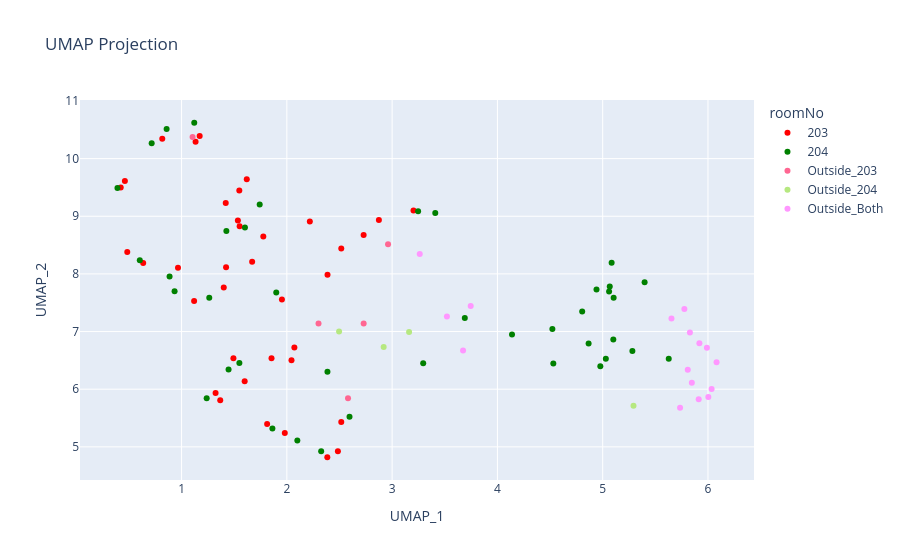
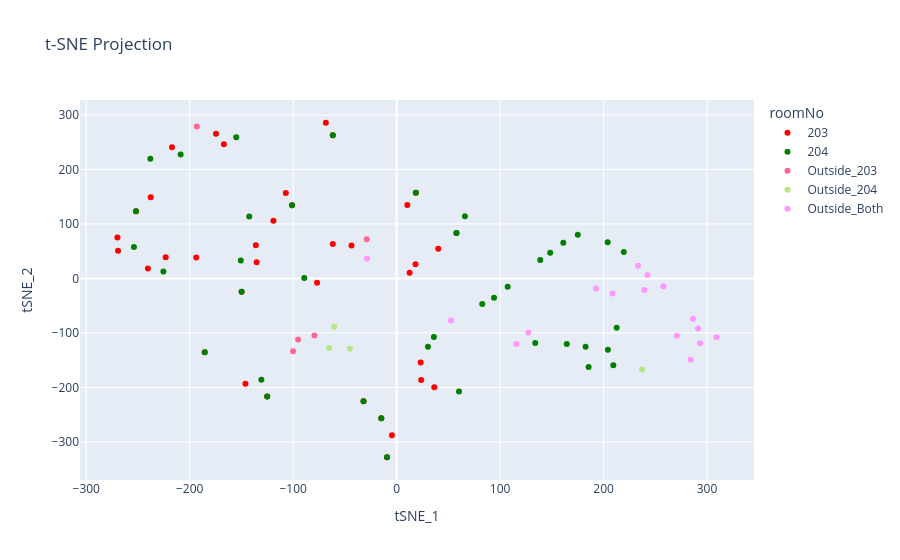

Notebook cell for these charts, in order:
### Code cell
import plotly.express as px
import pandas as pd
from sklearn.preprocessing import StandardScaler
from sklearn.manifold import TSNE
from umap import UMAP

# Load data
data = pd.read_csv(folder + "matrix.csv")

# Extract features (columns starting from the 3rd)
features = data.iloc[:, 2:].values

# Normalize features
scaler = StandardScaler()
features_scaled = scaler.fit_transform(features)

# Generate UMAP embeddings
umap_reducer = UMAP(random_state=42)
umap_embedding = umap_reducer.fit_transform(features_scaled)

# Generate t-SNE embeddings
tsne = TSNE(n_components=2, random_state=42, perplexity=5)
tsne_embedding = tsne.fit_transform(features_scaled)

# Add embeddings to the dataframe
data["UMAP_1"] = umap_embedding[:, 0]
data["UMAP_2"] = umap_embedding[:, 1]
data["tSNE_1"] = tsne_embedding[:, 0]
data["tSNE_2"] = tsne_embedding[:, 1]

# Plot UMAP with Plotly
fig_umap = px.scatter(
    data,
    x="UMAP_1",
    y="UMAP_2",
    color="roomNo",
    hover_data=data.columns[0],  # Display additional info on hover
    title="UMAP Projection",
    color_discrete_map={
        '203': 'red',
        '204': 'green',
        'Outside': 'blue',
        '203unk': 'yellow',
        '204unk': 'purple',
        '205unk': 'black'
    }
)

fig_umap.show()

# Plot t-SNE with Plotly
fig_tsne = px.scatter(
    data,
    x="tSNE_1",
    y="tSNE_2",
    color="roomNo",
    hover_data=data.columns[0],  # Display additional info on hover
    title="t-SNE Projection",
    color_discrete_map={
        '203': 'red',
        '204': 'green',
        'Outside': 'blue',
        '203unk': 'yellow',
        '204unk': 'purple',
        '205unk': 'black'
    }
)

fig_tsne.show()

### Figure 1 — Plotly figure (JSON) as saved in the notebook; plotly's stock layout.template omitted (floating-point values rounded to 4 significant figures)
{"data": [{"customdata": [[1], [2], [3], [4], [5], [6], [7], [8], [9], [10], [11], [12], [13], [14], [15], [16], [17], [18], [19], [20], [21], [22], [23], [24], [25], [26], [27], [28], [29], [30], [31], [32], [33], [34], [35], [36], [37]], "hovertemplate": "roomNo=203<br>UMAP_1=%{x}<br>UMAP_2=%{y}<br>entryId=%{customdata[0]}<extra></extra>", "legendgroup": "203", "marker": {"color": "red", "symbol": "circle"}, "mode": "markers", "name": "203", "orientation": "v", "showlegend": true, "type": "scatter", "x": [1.552, 2.729, 1.323, 2.044, 1.133, 2.218, 0.9659, 2.517, 1.619, 2.874, 2.485, 2.071, 1.854, 0.6354, 1.423, 2.386, 1.419, 2.384, 0.4841, 1.548, 1.492, 0.4219, 1.953, 2.517, 1.119, 1.599, 1.367, 1.813, 0.8168, 1.981, 1.535, 1.776, 1.401, 1.172, 3.203, 1.67, 0.4615], "xaxis": "x", "y": [8.824, 8.677, 5.932, 6.504, 10.29, 8.909, 8.106, 8.44, 9.641, 8.937, 4.925, 6.723, 6.536, 8.19, 8.115, 7.985, 9.229, 4.82, 8.378, 9.445, 6.536, 9.498, 7.557, 5.43, 7.53, 6.14, 5.81, 5.397, 10.34, 5.238, 8.926, 8.648, 7.764, 10.39, 9.101, 8.213, 9.612], "yaxis": "y"}, {"customdata": [[38], [39], [40], [41], [42], [43], [44], [45], [46], [47], [48], [49], [50], [51], [52], [53], [54], [55], [56], [57], [58], [59], [60], [61], [62], [63], [64], [65], [66], [67], [68], [69], [70], [71], [72], [73], [74], [75], [76], [77]], "hovertemplate": "roomNo=204<br>UMAP_1=%{x}<br>UMAP_2=%{y}<br>entryId=%{customdata[0]}<extra></extra>", "legendgroup": "204", "marker": {"color": "green", "symbol": "circle"}, "mode": "markers", "name": "204", "orientation": "v", "showlegend": true, "type": "scatter", "x": [3.295, 5.101, 4.978, 4.805, 4.866, 5.398, 0.716, 5.282, 5.085, 4.522, 5.061, 4.139, 0.8861, 4.531, 3.41, 2.386, 4.941, 5.03, 5.627, 3.69, 5.104, 2.326, 0.6032, 1.742, 1.549, 0.3909, 1.899, 2.595, 0.9336, 1.446, 1.238, 1.863, 0.8579, 2.1, 1.602, 1.425, 1.263, 1.12, 3.247, 5.067], "xaxis": "x", "y": [6.45, 6.864, 6.4, 7.349, 6.793, 7.856, 10.27, 6.664, 8.193, 7.043, 7.697, 6.951, 7.955, 6.446, 9.055, 6.303, 7.729, 6.529, 6.53, 7.234, 7.586, 4.926, 8.238, 9.205, 6.453, 9.49, 7.677, 5.52, 7.699, 6.342, 5.844, 5.317, 10.51, 5.112, 8.806, 8.742, 7.586, 10.62, 9.086, 7.782], "yaxis": "y"}, {"customdata": [[78], [79], [80], [81], [82]], "hovertemplate": "roomNo=Outside_203<br>UMAP_1=%{x}<br>UMAP_2=%{y}<br>entryId=%{customdata[0]}<extra></extra>", "legendgroup": "Outside_203", "marker": {"color": "#FF6692", "symbol": "circle"}, "mode": "markers", "name": "Outside_203", "orientation": "v", "showlegend": true, "type": "scatter", "x": [2.961, 1.105, 2.581, 2.73, 2.301], "xaxis": "x", "y": [8.516, 10.37, 5.845, 7.142, 7.139], "yaxis": "y"}, {"customdata": [[83], [84], [85], [86]], "hovertemplate": "roomNo=Outside_204<br>UMAP_1=%{x}<br>UMAP_2=%{y}<br>entryId=%{customdata[0]}<extra></extra>", "legendgroup": "Outside_204", "marker": {"color": "#B6E880", "symbol": "circle"}, "mode": "markers", "name": "Outside_204", "orientation": "v", "showlegend": true, "type": "scatter", "x": [5.293, 3.161, 2.496, 2.92], "xaxis": "x", "y": [5.713, 6.99, 7.001, 6.732], "yaxis": "y"}, {"customdata": [[87], [88], [89], [90], [91], [92], [93], [94], [95], [96], [97], [98], [99], [100], [101], [102]], "hovertemplate": "roomNo=Outside_Both<br>UMAP_1=%{x}<br>UMAP_2=%{y}<br>entryId=%{customdata[0]}<extra></extra>", "legendgroup": "Outside_Both", "marker": {"color": "#FF97FF", "symbol": "circle"}, "mode": "markers", "name": "Outside_Both", "orientation": "v", "showlegend": true, "type": "scatter", "x": [3.674, 5.919, 5.653, 5.735, 5.847, 3.52, 3.746, 3.262, 6.004, 5.808, 5.99, 5.829, 5.912, 6.034, 6.082, 5.776], "xaxis": "x", "y": [6.673, 6.796, 7.224, 5.677, 6.111, 7.261, 7.445, 8.345, 5.865, 6.337, 6.719, 6.985, 5.826, 6.005, 6.466, 7.392], "yaxis": "y"}], "layout": {"legend": {"title": {"text": "roomNo"}, "tracegroupgap": 0}, "title": {"text": "UMAP Projection"}, "xaxis": {"anchor": "y", "domain": [0, 1], "title": {"text": "UMAP_1"}}, "yaxis": {"anchor": "x", "domain": [0, 1], "title": {"text": "UMAP_2"}}}}

### Figure 2 — Plotly figure (JSON) as saved in the notebook; plotly's stock layout.template omitted (floating-point values rounded to 4 significant figures)
{"data": [{"customdata": [[1], [2], [3], [4], [5], [6], [7], [8], [9], [10], [11], [12], [13], [14], [15], [16], [17], [18], [19], [20], [21], [22], [23], [24], [25], [26], [27], [28], [29], [30], [31], [32], [33], [34], [35], [36], [37]], "hovertemplate": "roomNo=203<br>tSNE_1=%{x}<br>tSNE_2=%{y}<br>entryId=%{customdata[0]}<extra></extra>", "legendgroup": "203", "marker": {"color": "red", "symbol": "circle"}, "mode": "markers", "name": "203", "orientation": "v", "showlegend": true, "type": "scatter", "x": [-223.2, -43.62, -4.55, 36.4, -174.6, -61.68, -119.1, 18.22, -237.7, 40.19, 10.34, 23.74, 23.17, -107.1, -136.1, 12.52, -269.8, 18.57, -101.1, -251.9, -32.01, -61.69, -76.9, -185.5, -149.8, -14.84, -9.292, -125.1, -217.1, -146.2, -269.3, -240.4, -135.3, -166.9, 57.78, -193.7, -68.4], "xaxis": "x", "y": [38.69, 60.45, -287.7, -199.9, 265.6, 63.11, 105.6, 26.0, 148.9, 54.38, 134.5, -186.6, -154.5, 156.9, 60.86, 10.27, 75.0, 157.4, 134.5, 123.3, -225.4, 262.7, -7.876, -135.7, -24.38, -256.5, -328.2, -216.8, 240.5, -193.3, 50.68, 17.99, 29.56, 246.0, 83.47, 38.36, 285.7], "yaxis": "y"}, {"customdata": [[38], [39], [40], [41], [42], [43], [44], [45], [46], [47], [48], [49], [50], [51], [52], [53], [54], [55], [56], [57], [58], [59], [60], [61], [62], [63], [64], [65], [66], [67], [68], [69], [70], [71], [72], [73], [74], [75], [76], [77]], "hovertemplate": "roomNo=204<br>tSNE_1=%{x}<br>tSNE_2=%{y}<br>entryId=%{customdata[0]}<extra></extra>", "legendgroup": "204", "marker": {"color": "green", "symbol": "circle"}, "mode": "markers", "name": "204", "orientation": "v", "showlegend": true, "type": "scatter", "x": [35.98, 164.5, 209.4, 107.3, 204.2, 219.6, -238.1, 182.6, 204.0, 94.13, 161.1, 82.74, -142.5, 60.27, 66.0, 30.25, 148.4, 185.5, 212.7, 134.0, 138.8, 18.57, -101.1, -251.9, -32.01, -61.69, -89.27, -185.5, -149.8, -14.84, -9.292, -125.1, -208.7, -130.8, -253.9, -225.5, -150.6, -155.0, 57.78, 175.1], "xaxis": "x", "y": [-107.4, -120.5, -159.3, -15.07, -130.9, 48.29, 219.7, -125.6, 66.62, -35.42, 65.62, -47.16, 113.9, -207.7, 113.9, -125.4, 47.02, -162.5, -90.54, -118.5, 33.9, 157.4, 134.5, 123.3, -225.4, 262.7, 0.8866, -135.7, -24.38, -256.5, -328.2, -216.8, 227.7, -185.7, 57.56, 12.62, 32.86, 259.2, 83.47, 80.02], "yaxis": "y"}, {"customdata": [[78], [79], [80], [81], [82]], "hovertemplate": "roomNo=Outside_203<br>tSNE_1=%{x}<br>tSNE_2=%{y}<br>entryId=%{customdata[0]}<extra></extra>", "legendgroup": "Outside_203", "marker": {"color": "#FF6692", "symbol": "circle"}, "mode": "markers", "name": "Outside_203", "orientation": "v", "showlegend": true, "type": "scatter", "x": [-28.9, -193.1, -100.1, -95.23, -79.45], "xaxis": "x", "y": [72.1, 279.0, -133.6, -112.2, -104.9], "yaxis": "y"}, {"customdata": [[83], [84], [85], [86]], "hovertemplate": "roomNo=Outside_204<br>tSNE_1=%{x}<br>tSNE_2=%{y}<br>entryId=%{customdata[0]}<extra></extra>", "legendgroup": "Outside_204", "marker": {"color": "#B6E880", "symbol": "circle"}, "mode": "markers", "name": "Outside_204", "orientation": "v", "showlegend": true, "type": "scatter", "x": [237.3, -45.13, -60.33, -65.13], "xaxis": "x", "y": [-167.2, -128.9, -88.67, -127.5], "yaxis": "y"}, {"customdata": [[87], [88], [89], [90], [91], [92], [93], [94], [95], [96], [97], [98], [99], [100], [101], [102]], "hovertemplate": "roomNo=Outside_Both<br>tSNE_1=%{x}<br>tSNE_2=%{y}<br>entryId=%{customdata[0]}<extra></extra>", "legendgroup": "Outside_Both", "marker": {"color": "#FF97FF", "symbol": "circle"}, "mode": "markers", "name": "Outside_Both", "orientation": "v", "showlegend": true, "type": "scatter", "x": [52.5, 208.7, 192.7, 284.2, 291.3, 127.3, 115.7, -28.73, 293.1, 286.4, 239.4, 242.4, 309.2, 270.8, 257.8, 233.3], "xaxis": "x", "y": [-77.25, -27.87, -18.55, -149.2, -91.95, -99.42, -120.6, 36.03, -118.8, -73.87, -21.02, 6.379, -108.2, -105.4, -14.54, 23.18], "yaxis": "y"}], "layout": {"legend": {"title": {"text": "roomNo"}, "tracegroupgap": 0}, "title": {"text": "t-SNE Projection"}, "xaxis": {"anchor": "y", "domain": [0, 1], "title": {"text": "tSNE_1"}}, "yaxis": {"anchor": "x", "domain": [0, 1], "title": {"text": "tSNE_2"}}}}
